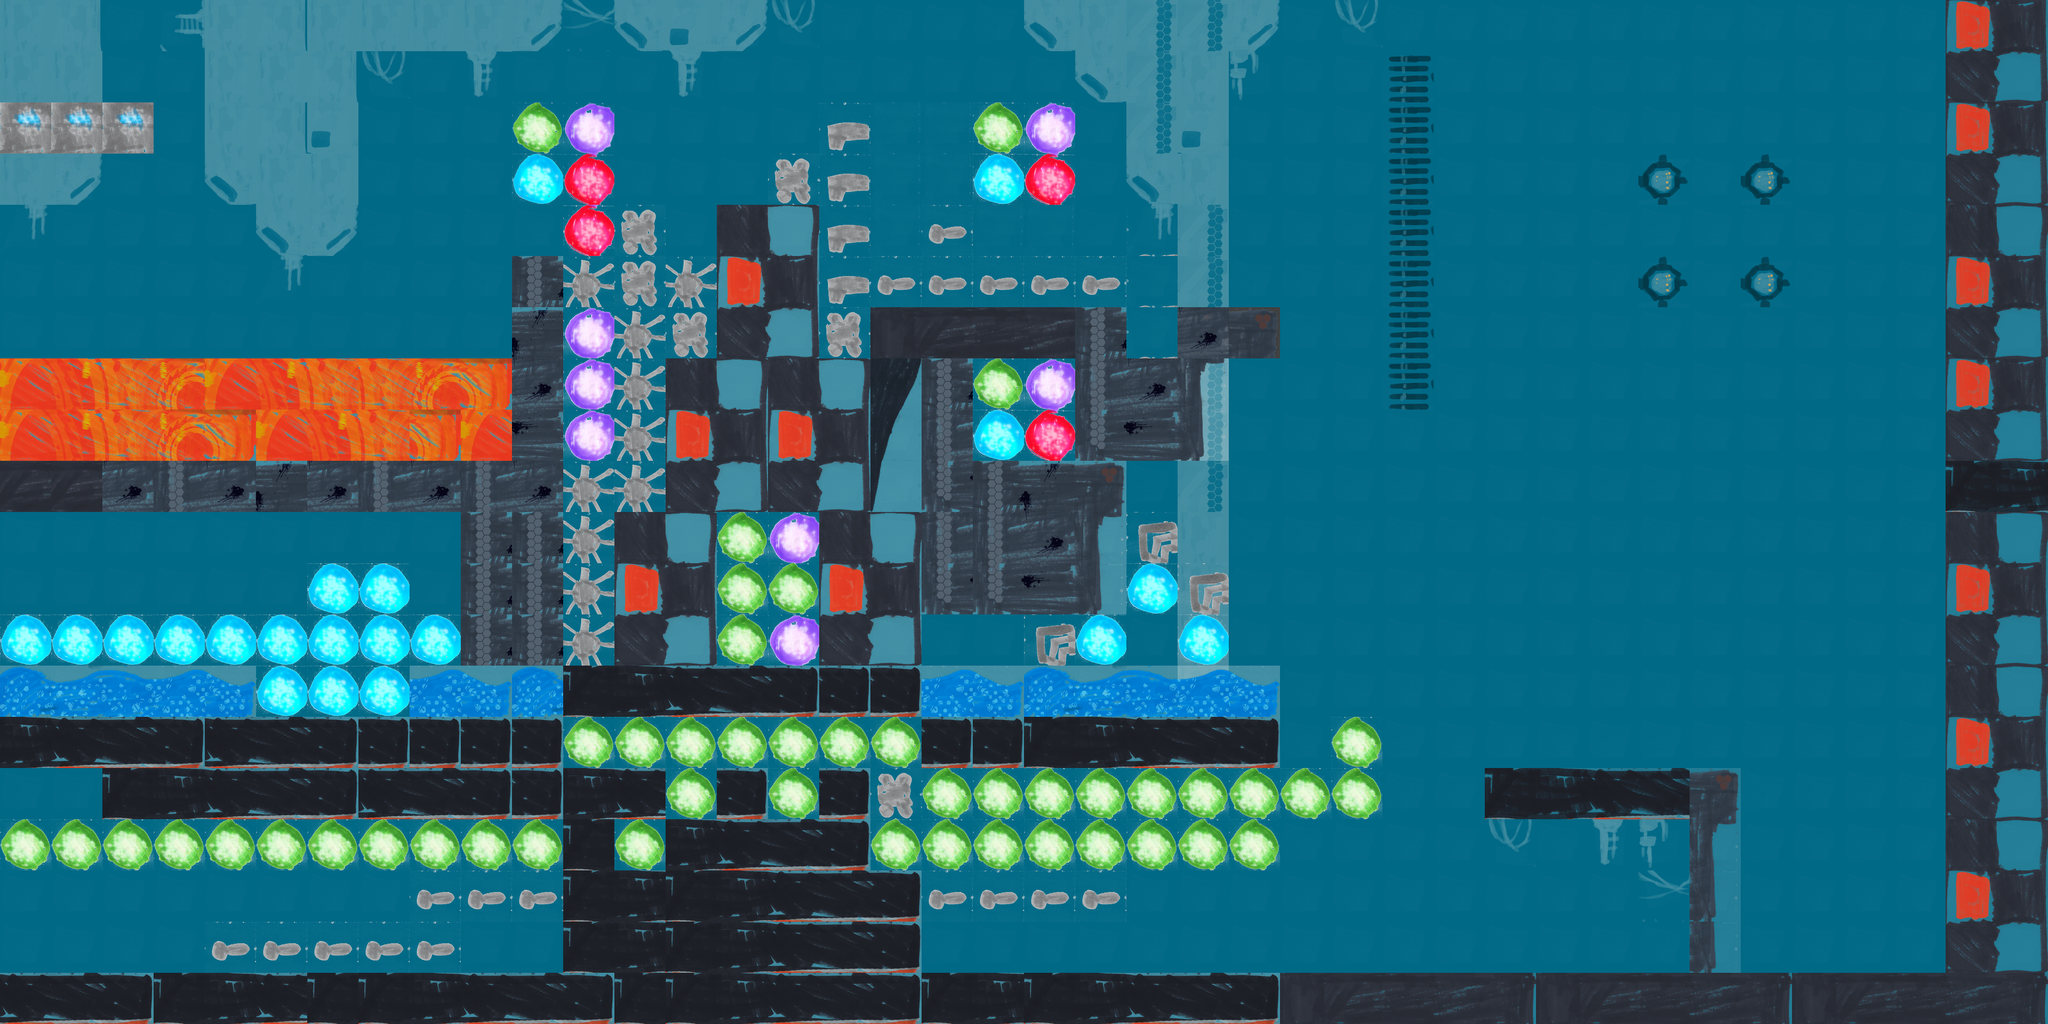

Below is a game level as drawn by its tile map, then a one-line description and the .tmx that defines it (tile-layer data replaced by summaries):
An orthogonal 40x20 tile map with 100x100 px tiles, 3 tile layers (BGSky, Background tiles, Tiles), 2 tilesets and 27 objects (player, goal).

<map version="1.0" orientation="orthogonal" renderorder="right-down" width="40" height="20" tilewidth="100" tileheight="100" nextobjectid="30">
 <tileset firstgid="1" name="robodog_xander_tilemap" tilewidth="100" tileheight="100" tilecount="110" columns="10">
  <image source="../images/robodog_xander_tilemap.png" width="1000" height="1100" />
 </tileset>
 <tileset firstgid="111" name="RobodogImgs" tilewidth="300" tileheight="226" tilecount="1" columns="0">
  <tile id="0">
   <image width="300" height="226" source="../images/robodog_goal.png" />
  </tile>
 </tileset>
 <layer name="BGSky" width="40" height="20">
  <data>[800 cells, 800 non-empty, 17 distinct tile ids]</data>
 </layer>
 <layer name="Background tiles" width="40" height="20">
  <data>[800 cells, 312 non-empty, 46 distinct tile ids]</data>
 </layer>
 <layer name="Tiles" width="40" height="20">
  <data>[800 cells, 391 non-empty, 50 distinct tile ids]</data>
 </layer>
 <objectgroup name="objects">
  <object id="1" name="player" x="50.0303" y="77" width="157.97" height="111.454" />
  <object id="2" gid="68" x="1" y="701" width="100" height="100" />
  <object id="3" gid="68" x="102" y="699" width="100" height="100" />
  <object id="4" gid="68" x="198" y="701" width="100" height="100" />
  <object id="5" gid="68" x="301" y="702" width="100" height="100" />
  <object id="6" gid="68" x="403" y="700" width="100" height="100" />
  <object id="7" gid="68" x="504" y="701" width="100" height="100" />
  <object id="8" gid="68" x="608" y="699" width="100" height="100" />
  <object id="9" gid="68" x="716" y="696" width="100" height="100" />
  <object id="10" gid="68" x="814" y="698" width="100" height="100" />
  <object id="11" gid="68" x="702" y="503" width="100" height="100" />
  <object id="12" gid="68" x="799" y="401" width="100" height="100" />
  <object id="13" gid="68" x="501" y="498" width="100" height="100" />
  <object id="14" gid="67" x="605" y="502" width="100" height="100" />
  <object id="15" gid="67" x="500" y="402" width="100" height="100" />
  <object id="16" gid="67" x="406" y="449" width="100" height="100" />
  <object id="17" gid="67" x="376" y="545" width="100" height="100" />
  <object id="18" gid="57" x="602" y="402" width="100" height="100" />
  <object id="19" gid="57" x="601" y="304" width="100" height="100" />
  <object id="20" gid="57" x="500" y="297" width="100" height="100" />
  <object id="21" gid="57" x="395" y="296" width="100" height="100" />
  <object id="22" gid="58" x="699" y="402" width="100" height="100" />
  <object id="23" gid="58" x="701" y="304" width="100" height="100" />
  <object id="24" gid="58" x="799" y="297" width="100" height="100" />
  <object id="25" name="goal" gid="111" x="2877" y="1900" width="374" height="284" />
  <object id="28" x="3178" y="1692" />
  <object id="29" x="3149" y="1669" />
 </objectgroup>
</map>